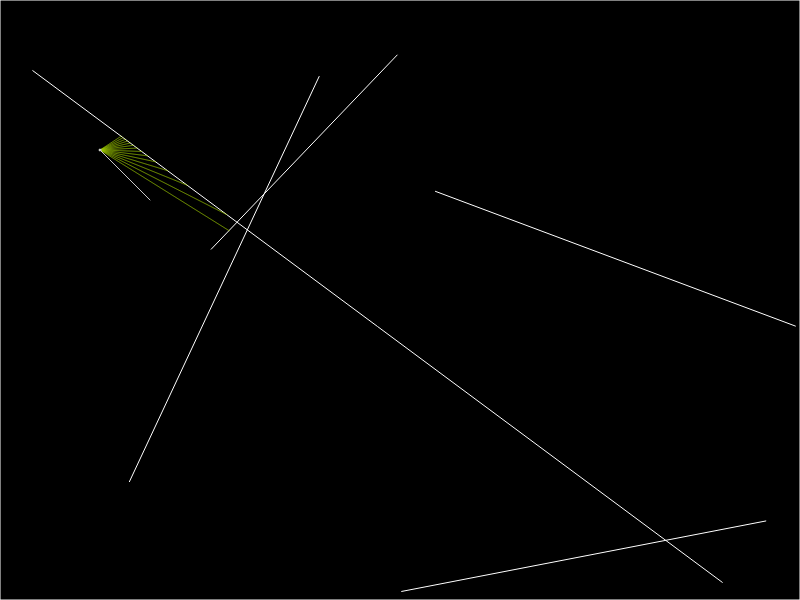
Frame 1 (no input)
Frame 60 (no input): identical to frame 1, image omitted
Frame 120 (the mouse pressed at the canvas centre since frame 60): identical to frame 1, image omitted

The p5.js sketch that drew this single still picture (run headless with seeded random() and noise() and a simulated clock; from frame 60 on, the mouse is pressed at the canvas centre):

// p5.js sketch
// ── sketch.js
const wWidth = 800;
const wHeight = 600;
const FOV = 66;
const startPosX = 100;
const startPosY = 150;

let rays = [];
let walls = [];
let player;

function radian(deg) {
    return deg * Math.PI/180;
}

function setup() {
    createCanvas(wWidth, wHeight);
    for (let i = 0; i < 5; i += 1) {
        walls[i] = new Boundary(Math.random()*wWidth, Math.random()*wHeight, Math.random()*wWidth, Math.random()*wHeight);
    }
    walls.push(new Boundary(0, 0, wWidth, 0));
    walls.push(new Boundary(wWidth, 0, wWidth,wHeight));
    walls.push(new Boundary(0,wHeight, wWidth,wHeight));
    walls.push(new Boundary(0, 0, 0, wHeight));

    player = new Player(startPosX, startPosY);

    for (let ang = -FOV/2; ang < FOV/2; ang += 5) {
        rays.push(new Ray(startPosX, startPosY, radians(ang) ));
    }
    background(0);

} 
function draw() {
    background(0);
    // a.show();
    // a.lookAt(mouseX, mouseY);


    for(let wall of walls) {
        wall.show();
    }

    push();
    stroke(155,200,0,100);
    for (let ray of rays) {
        let closest = createVector(0,0);
        let min = Infinity;
        for (let wall of walls) {
            let p = ray.cast(wall);
            if (p) {

                let distance = Math.sqrt(Math.pow(p.x - ray.pos.x,2) + Math.pow(p.y - ray.pos.y,2));
                if (distance < min) {
                    min = distance;
                    closest = p;
                    
                }
                
            }
        }
        //console.log()
        if (min < Infinity) {
            line(ray.pos.x, ray.pos.y, closest.x, closest.y);
        }

        // //movement
        if(keyIsDown(65)) { //a
            ray.lookAt(radians(-5));
            player.rotate(-0.5);
        }
        if (keyIsDown(68)) { //d
            ray.lookAt(radians(5));
            player.rotate(0.5);
        }
        if (keyIsDown(87)) { //w
            player.move(0, 1);
        }
        if (keyIsDown(83)) { //s
            player.move(0, -1);
        }
       

    }

    player.show();
    pop();

    

    // for (let i = 0; i < 360; i +=5) {

    

    
}

// ── boundary.js

class Boundary {
    constructor(x1, y1, x2, y2) {
        this.x1 = x1;
        this.y1 = y1;
        this.x2 = x2;
        this.y2 = y2;
    }

    show() {
        stroke(255);
        push();
        line(this.x1, this.y1, this.x2, this.y2);
        pop();
        
    }
}
// ── player.js


class Player {
    constructor(x, y) {
        this.pos = createVector(x, y);
        this.dir = createVector(1,1);
        this.rays = [];
        for (let ang = -FOV/2; ang < FOV/2; ang += 5) {
            rays.push(new Ray(startPosX, startPosY, radians(ang) ));
        }
    }

    move(s, f) {
        // let tempHead = (this.dir.heading() >= 0) ? this.dir.heading() : 2*Math.PI - abs(this.dir.heading());
        // console.log(tempHead);
        // const phi = tempHead % (Math.PI /2);
        // this.pos.x = this.pos.x + f*cos(phi);
        // this.pos.y = this.pos.y + f*cos(Math.PI/2 - phi);
        this.pos.x = this.pos.x + this.dir.x * f;
        this.pos.y = this.pos.y + this.dir.y * f;
    }
    rotate(ds) {
        this.dir = p5.Vector.fromAngle(this.dir.heading() + radian(ds));
        //console.log((180/Math.PI) * this.dir.heading())

    }

    show() {
        push();
        //fill(0,200,0);
        stroke(200);
        translate(this.pos.x, this.pos.y);
        ellipse(0,0, 2,2);
        line(0,0, 50 * this.dir.x, this.dir.y *50);
        pop();
    }
}
// ── ray.js


class Ray {
    constructor(x,y, angle) {
        this.pos = createVector(x,y);
        this.dir = p5.Vector.fromAngle(angle);
    }

    lookAt(ds) {
        this.dir = p5.Vector.fromAngle(this.dir.heading() + ds);
        //this.dir.normalize();
    }

    move(x, y) {
        this.pos.x = this.pos.x + x;
        this.pos.y = this.pos.y + y;
    }

    cast(wall) {
        const x1 = this.pos.x;
        const y1 = this.pos.y;
        const x2 = this.pos.x + this.dir.x;
        const y2 = this.pos.y + this.dir.y;
        const x3 = wall.x1;
        const y3 = wall.y1;
        const x4 = wall.x2;
        const y4 = wall.y2;
        

        let d = (x1-x2)*(y3-y4) - (y1 - y2)*(x3 - x4);
        if (d == 0) {
            return false;
        }

        let t = ((x1 - x3)*(y3 - y4) - (y1 - y3)*(x3 - x4)) / d;
        let u = ((x1 - x3)*(y1 - y2) - (y1 - y3)*(x1 - x2)) / d;
        //console.log(t)
        if(u <= 1 && t >= 0 && u >= 0) {
            const px = x1 + t*(x2 - x1);
            const py = y1 + t*(y2 - y1);
            return createVector(px, py);
        } 
        return null;
    }

    show() {

        stroke(255);
        push();
        translate(this.pos.x, this.pos.y);
        ellipse(0, 0, 5,5);
        line(0,0 , 10* this.dir.x, 10*this.dir.y);
        pop();

    }
    
}
